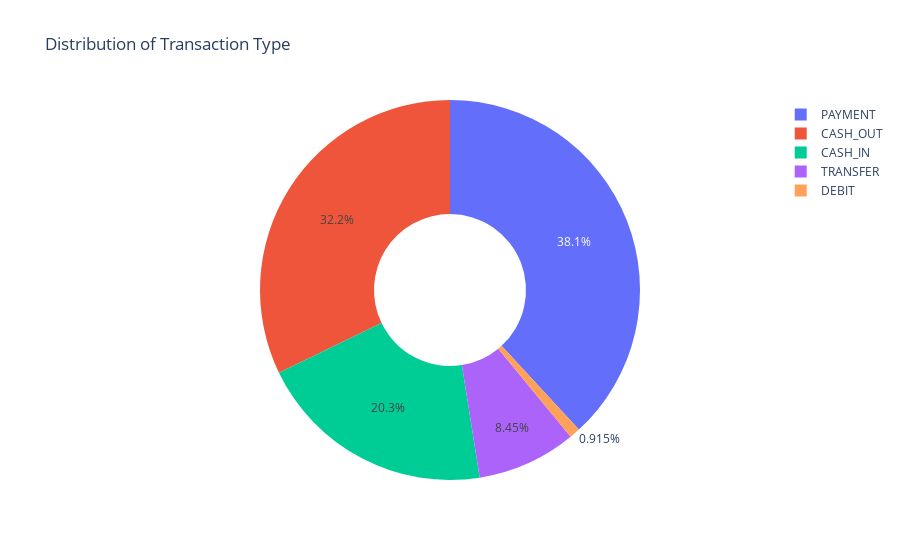

Source (notebook cell):
### Code cell
import plotly.express as px
px.pie(df,values=quantity,names=transactions,hole=0.4,title="Distribution of Transaction Type")

### Figure 1 — Plotly figure (JSON) as saved in the notebook; plotly's stock layout.template omitted (floating-point values rounded to 4 significant figures)
{"data": [{"domain": {"x": [0, 1], "y": [0, 1]}, "hole": 0.4, "hovertemplate": "label=%{label}<br>value=%{value}<extra></extra>", "labels": ["PAYMENT", "CASH_OUT", "CASH_IN", "TRANSFER", "DEBIT"], "legendgroup": "", "name": "", "showlegend": true, "type": "pie", "values": [57205, 48243, 30509, 12670, 1372]}], "layout": {"legend": {"tracegroupgap": 0}, "title": {"text": "Distribution of Transaction Type"}}}
